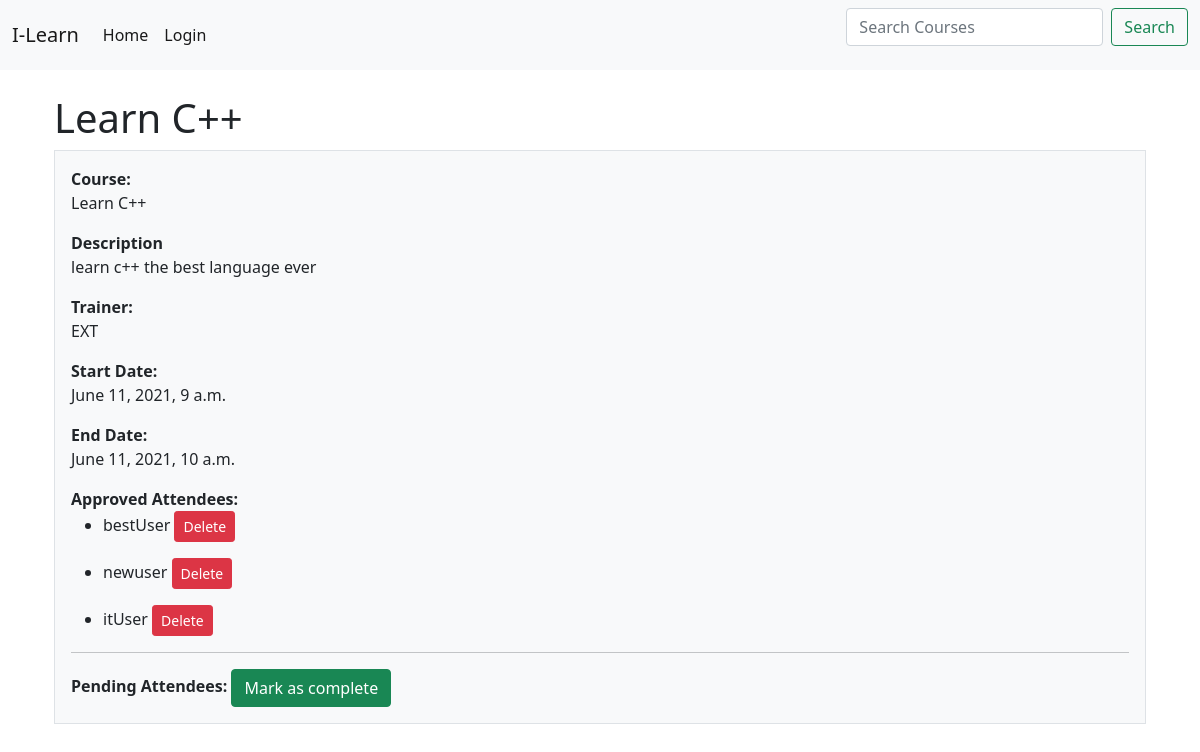
The app's page /view/course/10/ with its own data.
### booking/models.py (models this page shows, shortened)
class Course(models.Model):
    staff=(
        ('CAL', 'CALUM'),
        ('YAN', 'YANNA'),
        ('HAN', 'HANNA'),
        ('EXT', 'EXTERNAL'),
    )
    divisions = (
        ('GLO','Company Wide'),
        ('OPE','Operations'),
        ('TEC','Technology'),
        ('FIN','Finance'),
        ('MAR','Marketing'),
    )
    courseNumber = models.IntegerField()
    courseName = models.CharField(max_length=200)
    courseDesc = models.CharField(max_length=500)
    host = models.CharField(max_length=3, choices=staff)
    min_participants = models.IntegerField()
    max_participants = models.IntegerField()
    start_date = models.DateTimeField()
    end_date = models.DateTimeField()
    program = models.ForeignKey(Programs, on_delete=models.CASCADE, default=4)
    division_access = models.CharField(max_length=3, choices=divisions, default='GLO')
    image=models.ImageField(default='course.jpg',upload_to='course_photos') #Setting the users profile pic
    course_completed = models.BooleanField(blank=True)

class attendees(models.Model):
    courseNeededBy = [
        ('W1M', 'Within 1 Month'),
        ('1-3', '1-3 Months'),
        ('3-6', '3-6 Months'),
        ('6+M', '6+ Months'),
    ]
    statuses = [
        ('PEN', 'Pending'),
        ('APR', 'Approved'),
        ('REJ', 'Rejected'),
    ]
    user = models.ForeignKey(User, on_delete=models.CASCADE, related_name='user')
    role = models.CharField(max_length=100)
    course = models.ForeignKey(Course, on_delete=models.CASCADE)
    course_due = models.CharField(max_length=3, choices=courseNeededBy)
    your_development = models.CharField(max_length=3000)
    status = models.CharField(max_length=3, choices=statuses, default='PEN')

### booking/views.py (the view)
# urls.py: path('view/course/<int:pk>/', viewCourse.as_view(), name='viewCourse'),
class viewCourse(View):
    def get(self, request, *args, **kwargs):
        course_id = self.kwargs.get('pk', None)#Getting the course ID from the URL
        course = Course.objects.filter(id = course_id)#Getting the object that matches that ID
        context = {'course': course}
        return render(request, 'booking/viewCourse.html', context)

### booking/templates/booking/viewCourse.html (shortened to what this page needs)
{% extends "booking/base.html" %}
{% block content %}
<br>
<div class="container px-4">
    {% for c in course %}
    <h1>{{c.courseName}}</h1>
    <div class="row gx-5">
      <div class="col">
       <div class="p-3 border bg-light">
           <b>Course: </b><p>{{c.courseName}}</p>
           <b>Description</b><p>{{c.courseDesc}}</p>
           <b>Trainer: </b><p>{{c.host}}</p>
           <b>Start Date: </b><p>{{c.start_date}}</p>
           <b>End Date: </b><p>{{c.end_date}}</p>
           <b>Approved Attendees: </b>
           {% for a in c.attendees_set.all %}
           {% if a.status == "APR" %}
           <ul>
               <li>{{a.user}} <a href="{% url 'deleteBooking' a.id %}" class="btn btn-danger btn-sm">Delete</a></li>
           </ul>
           {% endif %}
           {% endfor %}
           <hr>
           <b>Pending Attendees: </b>
           {% for cc in course %}
           {% if c.course_completed %}
           <a class="btn btn-secondary" disabled>This course is complete</a>
           {% else %}
           <a href="{% url 'courseComplete' cc.id %}" class="btn btn-success">Mark as complete</a>
           {% endif %}
           {% endfor %}
        </div>
      </div>
    {% endfor %}
    </div>
  </div>
{% endblock content %}

### records on screen
Course: courseName "Learn C++", courseDesc "learn c++ the best language ever", host "EXT", start_date "June 11, 2021, 9 a.m.", end_date "June 11, 2021, 10 a.m.", course_completed "Mark as complete"
attendees: user "bestUser"
attendees: user "newuser"
attendees: user "itUser"
